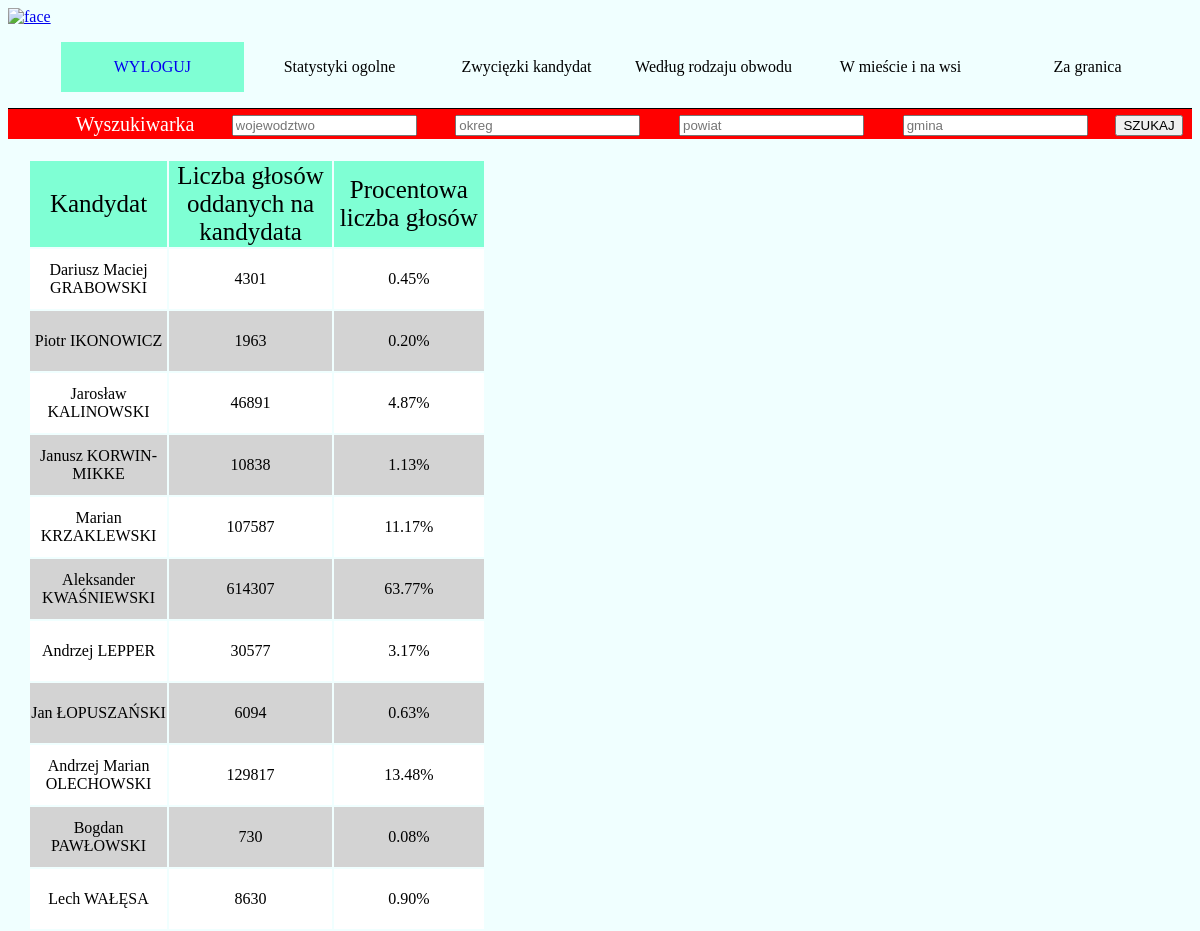
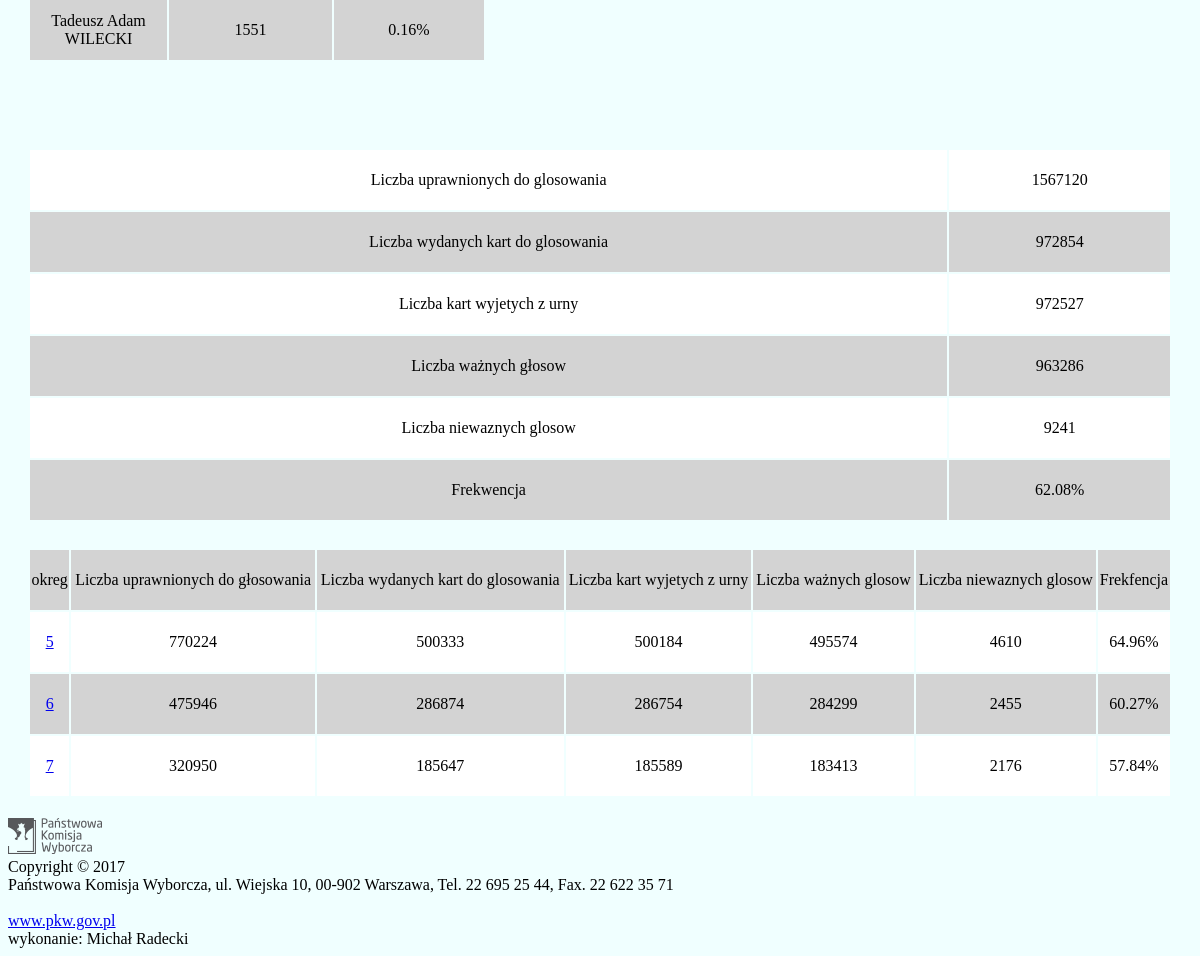
Page /polska/wojewodztwo/KUJAWSKO-POMORSKIE on the committed database (2 pictures, top to bottom).
### wyniki/models.py (models this page shows, shortened)
class Kandydat(models.Model):
    numerKandydata = models.CharField(max_length=100) # w1, w2, itd.
    imieINazwisko = models.CharField(max_length=100)

class Wynik(models.Model):
    wojewodztwo = models.CharField(max_length=100)
    okreg = models.CharField(max_length=100)
    powiat = models.CharField(max_length=100)
    gmina = models.CharField(max_length=100)
    w1 = models.FloatField(default=0)
    w2 = models.FloatField(default=0)
    w3 = models.FloatField(default=0)
    w4 = models.FloatField(default=0)
    w5 = models.FloatField(default=0)
    w6 = models.FloatField(default=0)
    w7 = models.FloatField(default=0)
    w8 = models.FloatField(default=0)
    w9 = models.FloatField(default=0)
    w10 = models.FloatField(default=0)
    w11 = models.FloatField(default=0)
    w12 = models.FloatField(default=0)
    uprawnionych = models.IntegerField(default=0)
    wydanych_kart = models.IntegerField(default=0)
    wyjetych_kart = models.IntegerField(default=0)
    niewaznych_glosow = models.IntegerField(default=0)
    waznych_glosow = models.IntegerField(default=0)

### wyniki/views.py (the view, shortened to what this page needs)
def strona(request, wojewodztwo, okreg, powiat, gmina):
    powiat = str(powiat).replace("_", " ")
    gmina = str(gmina).replace("_", " ")
    print("******************************************************")
    print("Nazwa obszaru jest " + wojewodztwo + "/" + okreg + "/" + powiat + "/" + gmina)
    print("******************************************************")
    print("przeszlismy logowanie")
    kandydaci = Kandydat.objects.all()
    typ_statystyk = ""
    wyniki_ogolne = Wynik.objects.filter(wojewodztwo=wojewodztwo, okreg=okreg, powiat=powiat, gmina=gmina)
    if wojewodztwo == "":
        typ_statystyk = "wojewodztwo"
        staty_szczegolowe = Wynik.objects.filter(okreg="").exclude(wojewodztwo="")
    elif okreg == "":
        typ_statystyk = "okreg"
        staty_szczegolowe = Wynik.objects.filter(wojewodztwo=wojewodztwo, powiat="").exclude(okreg="")
    elif powiat == "":
        typ_statystyk = "powiat"
        staty_szczegolowe = Wynik.objects.filter(wojewodztwo=wojewodztwo, okreg=okreg, gmina="").exclude(powiat="")
    elif gmina == "":
        typ_statystyk = "gmina"
        staty_szczegolowe = Wynik.objects.filter(wojewodztwo=wojewodztwo, okreg=okreg, powiat=powiat).exclude(gmina="")
    w = wyniki_ogolne[0]
    liczba_glosow = [w.w1, w.w2, w.w3, w.w4, w.w5, w.w6, w.w7, w.w8, w.w9, w.w10, w.w11, w.w12]
    suma_glosow = 0
    for i in range(12):
        suma_glosow += liczba_glosow[i]
    procentowa_liczba_glosow = [liczba_glosow[i] * 100 / suma_glosow for i in range(12)]
    parzyste = [{'kandydat': kandydaci[i * 2].imieINazwisko, 'glosy': int(liczba_glosow[i * 2]),
                 'procent': format(procentowa_liczba_glosow[i * 2], '.2f')} for i in range(6)]
    nieparzyste = [{'kandydat': kandydaci[i * 2 + 1].imieINazwisko, 'glosy': int(liczba_glosow[i * 2 + 1]),
                    'procent': format(procentowa_liczba_glosow[i * 2 + 1], '.2f')} for i in range(6)]
    dane = [{'parzyste': parzyste[i], 'nieparzyste': nieparzyste[i]} for i in range(6)]
    nazwa_wykresu = "Polska"
    frekwencja = w.wydanych_kart * 100 / w.uprawnionych
    if typ_statystyk == "wojewodztwo" or typ_statystyk == "okreg":
        frekwencja_szczegolowa = [wynik.wydanych_kart * 100 / wynik.uprawnionych for wynik in staty_szczegolowe]
        wyniki_szczegolowe = [{
            'szczegoly': staty_szczegolowe[i],
            'frekwencja': format(frekwencja_szczegolowa[i], '.2f'),
        } for i in range(staty_szczegolowe.__len__())]
    dane_do_wykresu = [{
        'kandydat': kandydaci[i].imieINazwisko,
        'glosy': liczba_glosow[i],
        'procent': format(procentowa_liczba_glosow[i], '.2f')
    } for i in range(12)]
    return render(request, 'wyniki/templateStrony.html', {
        'dane': dane,
        'nazwa_wykresu': nazwa_wykresu,
        'statystyki_obszaru': w,
        'frekwencja': format(frekwencja, '.2f'),
        'typ_statystyk': typ_statystyk,
        'wyniki_szczegolowe': wyniki_szczegolowe,
        'dane_do_wykresu': dane_do_wykresu,
        'suma_glosow': suma_glosow,
    })

### templates/wyniki/templateStrony.html (shortened to what this page needs)
{% load static %}
<!DOCTYPE html>
<html xmlns:width="http://www.w3.org/1999/xhtml">
<head>
    <link rel="stylesheet" href="{% static "css/style.css" %}?{% now "U" %}" type="text/css"/>
    <link rel="stylesheet" href="https://www.amcharts.com/lib/3/plugins/export/export.css" type="text/css" media="all"/>
</head>
<body>
<div id="container">
    {% include "wyniki/logoAndNavigation.html" %}
    <div id="content">
        <div id="wyniki_kandydatow">
            <div id="wyniki">
                <table id="tabela_wyniki">
                    <tr class="wiersz_glowny">
                        <td class="kol1">Kandydat</td>
                        <td class="kol2">Liczba głosów oddanych na kandydata</td>
                        <td class="kol2">Procentowa liczba głosów</td>
                    </tr>
                    {% for x in dane %}
                        <tr class="wiersz1">
                            <td class="kol1">{{ x.parzyste.kandydat }}</td>
                            <td class="kol2">{{ x.parzyste.glosy }}</td>
                            <td class="kol2">{{ x.parzyste.procent }}%</td>
                        </tr>
                        <tr class="wiersz2">
                            <td class="kol1">{{ x.nieparzyste.kandydat }}</td>
                            <td class="kol2">{{ x.nieparzyste.glosy }}</td>
                            <td class="kol2">{{ x.nieparzyste.procent }}%</td>
                        </tr>
                    {% endfor %}
                </table>
            </div>
            <div id="pole_wykresu">
                <div id="wykresKolumnowy" style="height: 900px"></div>
            </div>
        </div>
    </div>
    <div id="statystyki_i_frekfencja" style="height:360px">
        <table id="statystyki_tabela">
            <tr class="wiersz1">
                <td class="kol1">Liczba uprawnionych do glosowania</td>
                <td class="kol2">{{ statystyki_obszaru.uprawnionych }}</td>
            </tr>
            <tr class="wiersz2">
                <td class="kol1">Liczba wydanych kart do glosowania</td>
                <td class="kol2">{{ statystyki_obszaru.wydanych_kart }}</td>
            </tr>
            <tr class="wiersz1">
                <td class="kol1">Liczba kart wyjetych z urny</td>
                <td class="kol2">{{ statystyki_obszaru.wyjetych_kart }}</td>
            </tr>
            <tr class="wiersz2">
                <td class="kol1">Liczba ważnych głosow</td>
                <td class="kol2">{{ statystyki_obszaru.waznych_glosow }}</td>
            </tr>
            <tr class="wiersz1">
                <td class="kol1">Liczba niewaznych glosow</td>
                <td class="kol2">{{ statystyki_obszaru.niewaznych_glosow }}</td>
            </tr>
            <tr class="wiersz2">
                <td class="kol1">Frekwencja</td>
                <td class="kol2">{{ frekwencja }}%</td>
            </tr>
        </table>
    </div>
    {% if typ_statystyk != "" %}
        <div id="wyniki_kandydatow">
            <table id="tabela_wyniki">
                <tr class="wiersz2">
                    <td>{{ typ_statystyk }}</td>
                    <td>Liczba uprawnionych do głosowania</td>
                    <td>Liczba wydanych kart do glosowania</td>
                    <td>Liczba kart wyjetych z urny</td>
                    <td>Liczba ważnych glosow</td>
                    <td>Liczba niewaznych glosow</td>
                    <td>Frekfencja</td>
                </tr>
                {% for wynik in wyniki_szczegolowe %}
                    {% if forloop.counter|divisibleby:2 %}
                        <tr class="wiersz2">
                            {% else %}
                        <tr class="wiersz1">
                    {% endif %}
                {% if typ_statystyk == 'wojewodztwo' %}
                    <td><a href="{% url 'woj' wojewodztwo=wynik.szczegoly.wojewodztwo %}">
                        {{ wynik.szczegoly.wojewodztwo }}</a>
                    </td>
                {% elif typ_statystyk == "okreg" %}
                    <td><a href="{% url 'okr' wojewodztwo=wynik.szczegoly.wojewodztwo okreg=wynik.szczegoly.okreg %}">
                        {{ wynik.szczegoly.okreg }}</a>
                    </td>
                {% elif typ_statystyk == "powiat" %}
                    <td><a href="{% url 'pow' wojewodztwo=wynik.szczegoly.wojewodztwo okreg=wynik.szczegoly.okreg powiat=wynik.powiat_z_podkreslnikiem %}">
                        {{ wynik.szczegoly.powiat }}</a>
                    </td>
                {% elif typ_statystyk == "gmina" %}
                    <td><a href="{% url 'gmi' wojewodztwo=wynik.szczegoly.wojewodztwo okreg=wynik.szczegoly.okreg powiat=wynik.powiat_z_podkreslnikiem gmina=wynik.gmina_z_podkreslnikiem %}">
                        {{ wynik.szczegoly.gmina }}</a>
                    </td>
                {% endif %}
                <td>{{ wynik.szczegoly.uprawnionych }}</td>
                <td>{{ wynik.szczegoly.wydanych_kart }}</td>
                <td>{{ wynik.szczegoly.wyjetych_kart }}</td>
                <td>{{ wynik.szczegoly.waznych_glosow }}</td>
                <td>{{ wynik.szczegoly.niewaznych_glosow }}</td>
                <td>{{ wynik.frekwencja }}%</td>
                </tr>
                {% endfor %}
            </table>
        </div>
    {% endif %}
    <div id="footer">
        <div>
            <img src="{% static "img/logo_pkw_footer.png" %}" class="img-responsive" alt="footer"/>
        </div>
        <div>
            Copyright © 2017
        </div>
        <div>
            Państwowa Komisja Wyborcza, ul. Wiejska 10, 00-902 Warszawa, Tel. 22 695 25 44, Fax. 22 622 35
            71<br/><br/><a href="../www.pkw.gov.pl/index.html" target="_blank">www.pkw.gov.pl</a>
        </div>
        <div>
            wykonanie: Michał Radecki
        </div>
    </div>
</div>
</body>

### static/css/style.css (style rules this page uses)
body { background-color: azure ; }
#container { width:100%; }
#wyniki_kandydatow { vertical-align: middle; padding: 20px; }
#wyniki { float:left; text-align: center; width:40%; }
#tabela_wyniki { width: 100%; }
.wiersz_glowny { background-color: aquamarine; height: 60px; font-size: 25px; }
.wiersz1 { background-color: white; height: 60px; text-align: center; }
.wiersz2 { background-color: lightgray; height: 60px; text-align: center; }
#pole_wykresu { float:left; width:60%; }
#statystyki_i_frekfencja { clear: both; height: 700px; padding: 20px; }
#statystyki_tabela { width: 100%; }
#footer { clear:both; width:100%; align-content: center; }
#footer > div { vertical-align: center; }

### rows in the picture
Kandydat: parzyste.kandydat "Dariusz Maciej GRABOWSKI"
Kandydat: nieparzyste.kandydat "Piotr IKONOWICZ"
Kandydat: parzyste.kandydat "Jarosław KALINOWSKI"
Kandydat: nieparzyste.kandydat "Janusz KORWIN-MIKKE"
Kandydat: parzyste.kandydat "Marian KRZAKLEWSKI"
Kandydat: nieparzyste.kandydat "Aleksander KWAŚNIEWSKI"
Kandydat: parzyste.kandydat "Andrzej LEPPER"
Kandydat: nieparzyste.kandydat "Jan ŁOPUSZAŃSKI"
Kandydat: parzyste.kandydat "Andrzej Marian OLECHOWSKI"
Kandydat: nieparzyste.kandydat "Bogdan PAWŁOWSKI"
Kandydat: parzyste.kandydat "Lech WAŁĘSA"
Kandydat: nieparzyste.kandydat "Tadeusz Adam WILECKI"
Wynik: uprawnionych "1567120", wydanych_kart "972854", wyjetych_kart "972527", waznych_glosow "963286", niewaznych_glosow "9241"
Wynik: szczegoly.okreg "5", szczegoly.uprawnionych "770224", szczegoly.wydanych_kart "500333", szczegoly.wyjetych_kart "500184", szczegoly.waznych_glosow "495574", szczegoly.niewaznych_glosow "4610", frekwencja "64.96"
Wynik: szczegoly.okreg "6", szczegoly.uprawnionych "475946", szczegoly.wydanych_kart "286874", szczegoly.wyjetych_kart "286754", szczegoly.waznych_glosow "284299", szczegoly.niewaznych_glosow "2455", frekwencja "60.27"
Wynik: szczegoly.okreg "7", szczegoly.uprawnionych "320950", szczegoly.wydanych_kart "185647", szczegoly.wyjetych_kart "185589", szczegoly.waznych_glosow "183413", szczegoly.niewaznych_glosow "2176", frekwencja "57.84"

### other values in the picture
{{ x.parzyste.glosy }} "4301" "46891" "107587" "30577" "129817" "8630"
{{ x.parzyste.procent }} "0.45" "4.87" "11.17" "3.17" "13.48" "0.90"
{{ x.nieparzyste.glosy }} "1963" "10838" "614307" "6094" "730" "1551"
{{ x.nieparzyste.procent }} "0.20" "1.13" "63.77" "0.63" "0.08" "0.16"
{{ frekwencja }} "62.08"
{{ typ_statystyk }} "okreg"
